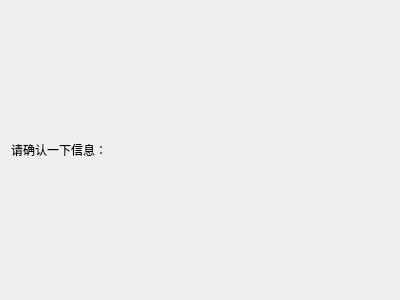
<?xml version="1.0" encoding="UTF-8"?>
<ui version="4.0">
 <class>ConfirmPage</class>
 <widget class="QWizardPage" name="ConfirmPage">
  <property name="geometry">
   <rect>
    <x>0</x>
    <y>0</y>
    <width>400</width>
    <height>300</height>
   </rect>
  </property>
  <property name="windowTitle">
   <string>WizardPage</string>
  </property>
  <layout class="QHBoxLayout" name="horizontalLayout">
   <item>
    <widget class="QLabel" name="label_title">
     <property name="text">
      <string>请确认一下信息：</string>
     </property>
    </widget>
   </item>
   <item>
    <widget class="QLabel" name="label_info">
     <property name="text">
      <string/>
     </property>
    </widget>
   </item>
  </layout>
 </widget>
 <resources/>
 <connections/>
</ui>
